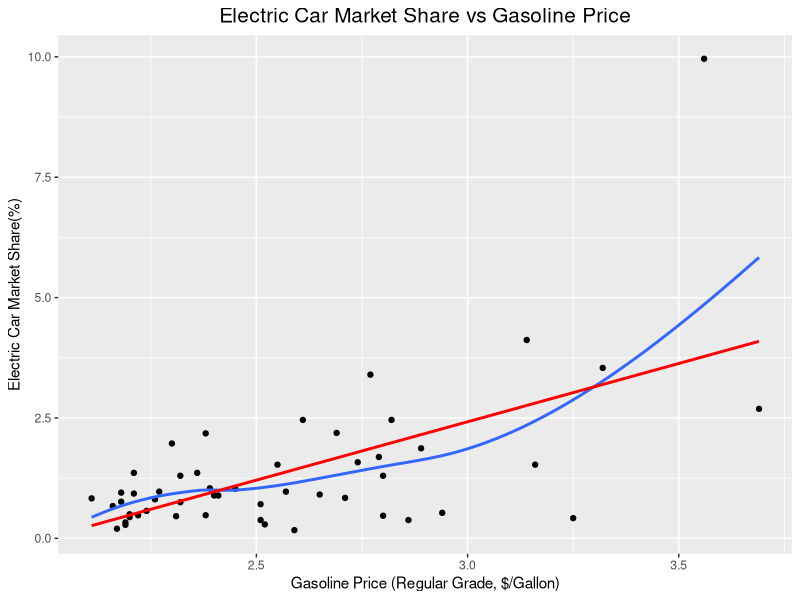

This chart was generated by the following R code:
library(ggplot2)

df = read.csv('ev_ownership_by_state_long.csv')
df = subset(df, year ==2018)
df1 = read.csv('gas_price.csv')
df = merge(df,df1,by='state')

p <- ggplot(df, aes(x=price, y=share)) + 
  geom_point()+ 
  geom_smooth(se = FALSE)+ 
  geom_smooth(method = lm, formula = y ~ x, colour = 'red',se = FALSE)+
  labs(y = 'Electric Car Market Share(%)', 
       x = 'Gasoline Price (Regular Grade, $/Gallon)', 
       title = 'Electric Car Market Share vs Gasoline Price')+
  theme(plot.title = element_text(size=15,hjust = 0.5))

p

fit = lm(formula = share ~ price, data = df)
summary(fit)